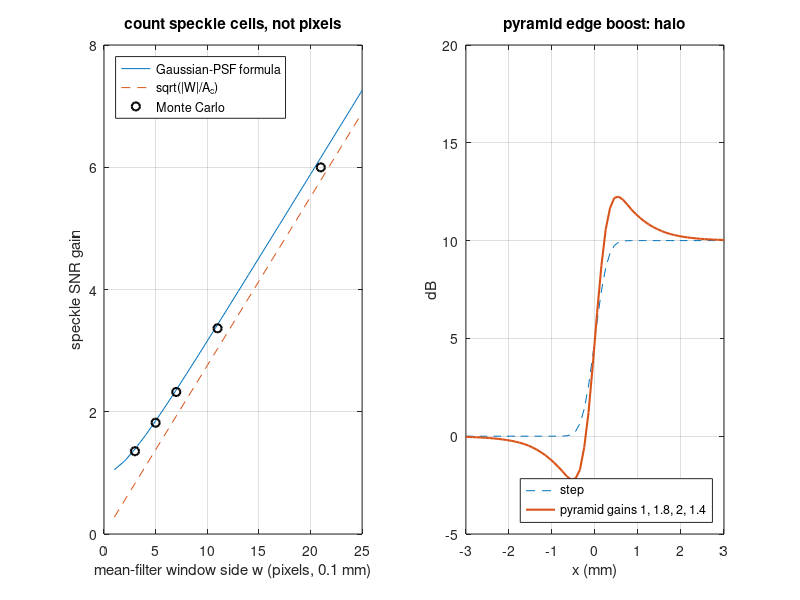

Here is the MATLAB script that generated this plot:
%% m35_multiscale.m  --  speckle cells vs pixels, log speckle, pyramid halos, CLAHE slope bound
% Purpose : (1) Window averaging of correlated speckle, eq. (35.5): Monte Carlo speckle-SNR
%           gain of a w x w mean filter on intensity vs the Gaussian-PSF formula and the
%           cell-count asymptote sqrt(|W|/A_c). (2) Log speckle of L-look averages, eq. (35.4):
%           std 4.343 sqrt(psi1(L)) and mean bias. (3) Unsharp masking of a step, eq. (35.17):
%           overshoot lambda/2. (4) Laplacian-pyramid gains (35.16): overshoot of a blurred step
%           for several gain sets. (5) CLAHE clip (35.18): maximum mapping slope vs beta.
% Change  : speckle cell size (sx, sz), window list, L list, pyramid gains, beta list.
% Expect  : 5 x 5 window gain 1.85 (not 5); log std 5.57/3.49/2.31/1.58/1.10 dB for
%           L = 1/2/4/8/16; unsharp overshoot 0.5 lambda; pyramid edge boost (1, 1.8, 2, 1.4)
%           overshoots by about 22%; CLAHE slope <= (L-1)/B (beta + E/N), the bound reached
%           whenever the peak bin is clipped; no clipping above the peak bin (plain equalization).
% Base MATLAB only; runs in MATLAB R2019b+ and GNU Octave 8.
rng(353);

%% 1. speckle cells vs pixels (intensity speckle, Gaussian PSF, 0.1 mm grid)
sx = 0.514/2.3548/0.1; sz = 0.226/2.3548/0.1;            % std of |mu|^2 in pixels (lateral, axial), Module 26
N = 512; [KX, KZ] = meshgrid(([0:N/2-1, -N/2:-1])/N);
H = exp(-(2*pi^2)*(sx^2*KX.^2 + sz^2*KZ.^2));            % |H| whose |mu|^2 is Gaussian with std sx, sz
I = abs(ifft2(fft2(randn(N) + 1i*randn(N)).*H)).^2; I = I/mean(I(:));
f = @(a, s) 2/a^2*(a*s*sqrt(pi/2)*erf(a/(s*sqrt(2))) - s^2*(1 - exp(-a^2/(2*s^2))));
fprintf('single-pixel intensity speckle SNR %.3f (theory 1)\n', mean(I(:))/std(I(:), 1));
fprintf(' w   MC gain  formula  sqrt(|W|/Ac)  cells\n');
wMC = [3 5 7 11 21]; gMC = zeros(size(wMC));
for w = wMC
    Ib = conv2(I, ones(w)/w^2, 'valid'); g = (mean(Ib(:))/std(Ib(:), 1))/(mean(I(:))/std(I(:), 1)); gMC(wMC == w) = g;
    fprintf('%2d   %6.2f   %6.2f   %8.2f     %5.2f\n', w, g, 1/sqrt(f(w, sx)*f(w, sz)), w/sqrt(2*pi*sx*sz), w^2/(2*pi*sx*sz));
end

%% 2. log speckle of L-look averages
fprintf('\n L   log std MC  theory   mean bias MC  theory (dB)\n');
tri = @(L) sum(1./((L:L+1e6-1).^2));                       % trigamma by direct summation
for L = [1 2 4 8 16]
    S = mean(-log(rand(2e5, L)), 2); D = 10*log10(S);
    fprintf('%2d   %8.3f   %6.3f   %10.3f   %7.3f\n', L, std(D), 4.3429*sqrt(tri(L)), mean(D), 4.3429*(psi(L) - log(L)));
end

%% 3. unsharp masking of a step: overshoot lambda/2
xx = (-400:400)*0.01; sig = 1; Gk = exp(-xx.^2/(2*sig^2)); Gk = Gk/sum(Gk); u = double(xx > 0);
ub = conv([zeros(1, 400) u ones(1, 400)], Gk, 'same'); ub = ub(401:1201);
for lamU = [0.5 1 2]
    e = u + lamU*(u - ub); fprintf('unsharp lambda %.1f: overshoot %.3f (lambda/2 = %.3f), value at x = sigma: %.3f (0.159 lambda = %.3f)\n', ...
        lamU, max(e) - 1, lamU/2, e(xx == 1) - 1, 0.1587*lamU);
end

%% 4. Laplacian pyramid (a = 0.4) on a blurred step
w5 = [0.05 0.25 0.4 0.25 0.05]; M = 256; xs = (0:M-1) - M/2 + 0.5; st = 10*0.5*(1 + erf(xs/(2.3*sqrt(2))));
red = @(g) conv(g([1 1 1:end end end]), w5, 'valid'); red2 = @(g) g(1:2:end);
ctr = abs(xs) < 40;                                        % central region: the replicate-padded expand is not exact near the ends
fprintf('\n gains g0..g3        overshoot  undershoot (%% of step, central 8 mm)\n');
for G = [1 1 1 1; 0.2 0.5 1 1; 1 1.8 2 1.4; 1 1 2 1; 3 1 1 1]'
    Gs = cell(1, 5); Ls = cell(1, 4); Gs{1} = st;
    for k = 1:4
        Gs{k+1} = red2(red(Gs{k})); up = zeros(1, 2*numel(Gs{k+1})); up(1:2:end) = Gs{k+1};
        Ls{k} = Gs{k} - 2*conv(up([1 1 1:end end end]), w5, 'valid');
    end
    rec = Gs{5};
    for k = 4:-1:1, up = zeros(1, 2*numel(rec)); up(1:2:end) = rec; rec = 2*conv(up([1 1 1:end end end]), w5, 'valid') + G(k)*Ls{k}; end
    fprintf(' %.1f %.1f %.1f %.1f          %6.1f     %6.1f\n', G, 100*max(0, max(rec(ctr)) - 10)/10, 100*min(0, min(rec(ctr)))/10);
    if all(G == 1), fprintf('   reconstruction error at unit gains, central region: %.1e\n', max(abs(rec(ctr) - st(ctr)))); end
    if all(G' == [1 1.8 2 1.4]), recE = rec; end
end

%% 5. CLAHE clip limit bounds the mapping slope
Dl = 10*log10(-log(rand(4096, 1)));  g = min(255, max(0, round(255*(Dl + 30)/40)));   % one tile of log speckle, 256 levels
fprintf('\n beta   max slope   bound (L-1)/B (beta + E/N)   fraction clipped E/N\n');
for beta = [1 2 4 8 16]
    h = histc(g, 0:255); lim = beta*numel(g)/256; E = sum(max(0, h - lim)); h = min(h, lim) + E/256;
    fprintf(' %5.3g    %6.2f        %6.2f                    %5.3f\n', beta, max(255*h/numel(g)), 255/256*(beta + E/numel(g)), E/numel(g));
end

%% 6. figure
figure(1); clf;
subplot(1, 2, 1); ws = 1:25; plot(ws, arrayfun(@(a) 1/sqrt(f(a, sx)*f(a, sz)), ws), ws, ws/sqrt(2*pi*sx*sz), '--', wMC, gMC, 'ko', 'LineWidth', 1.5); grid on;
xlabel('mean-filter window side w (pixels, 0.1 mm)'); ylabel('speckle SNR gain'); legend('Gaussian-PSF formula', 'sqrt(|W|/A_c)', 'Monte Carlo', 'Location', 'northwest'); title('count speckle cells, not pixels');
subplot(1, 2, 2); plot(xs*0.1, st, '--', xs*0.1, recE, 'LineWidth', 1.5); grid on; xlim([-3 3]);
xlabel('x (mm)'); ylabel('dB'); legend('step', 'pyramid gains 1, 1.8, 2, 1.4', 'Location', 'southeast'); title('pyramid edge boost: halo');
